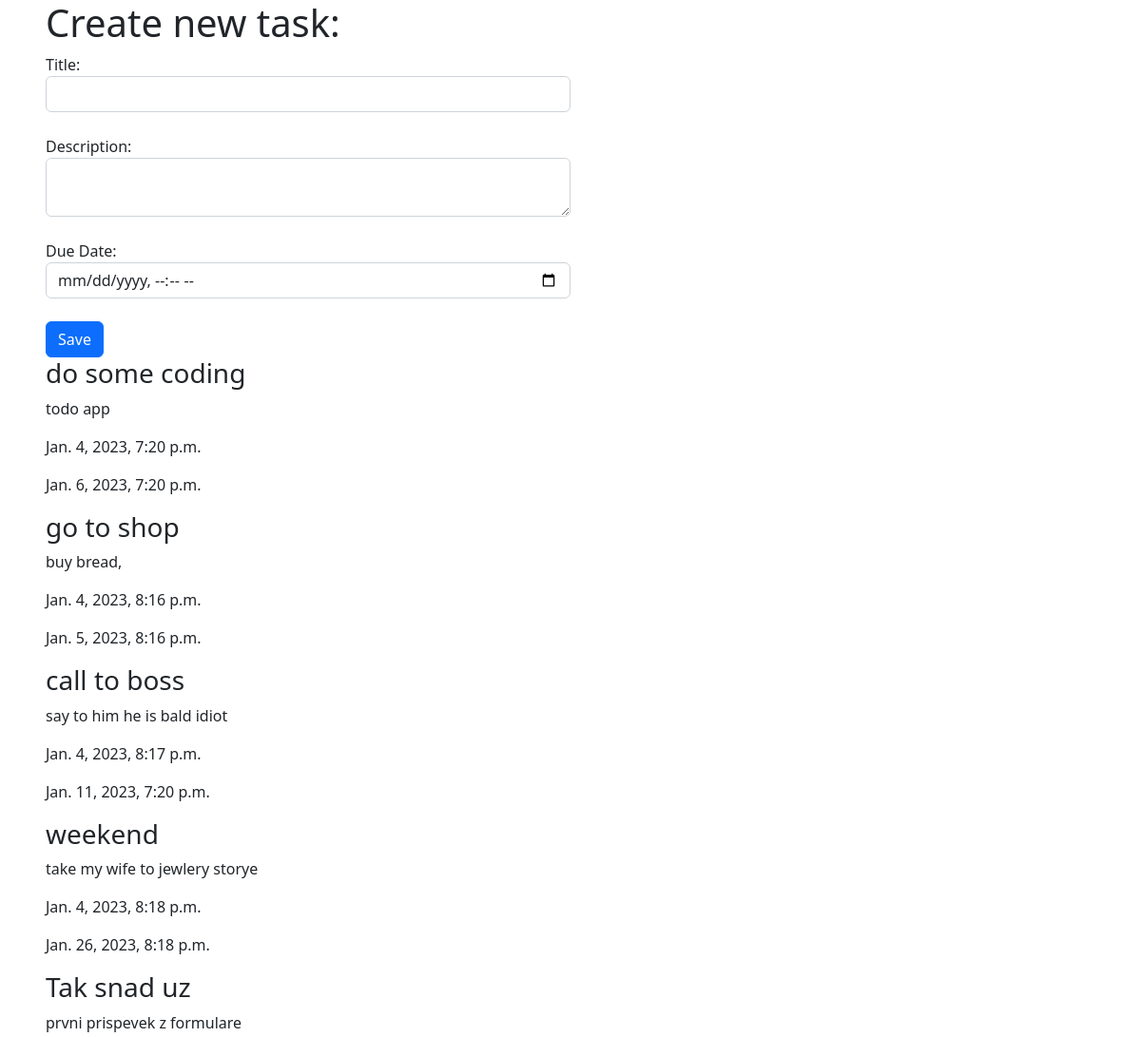
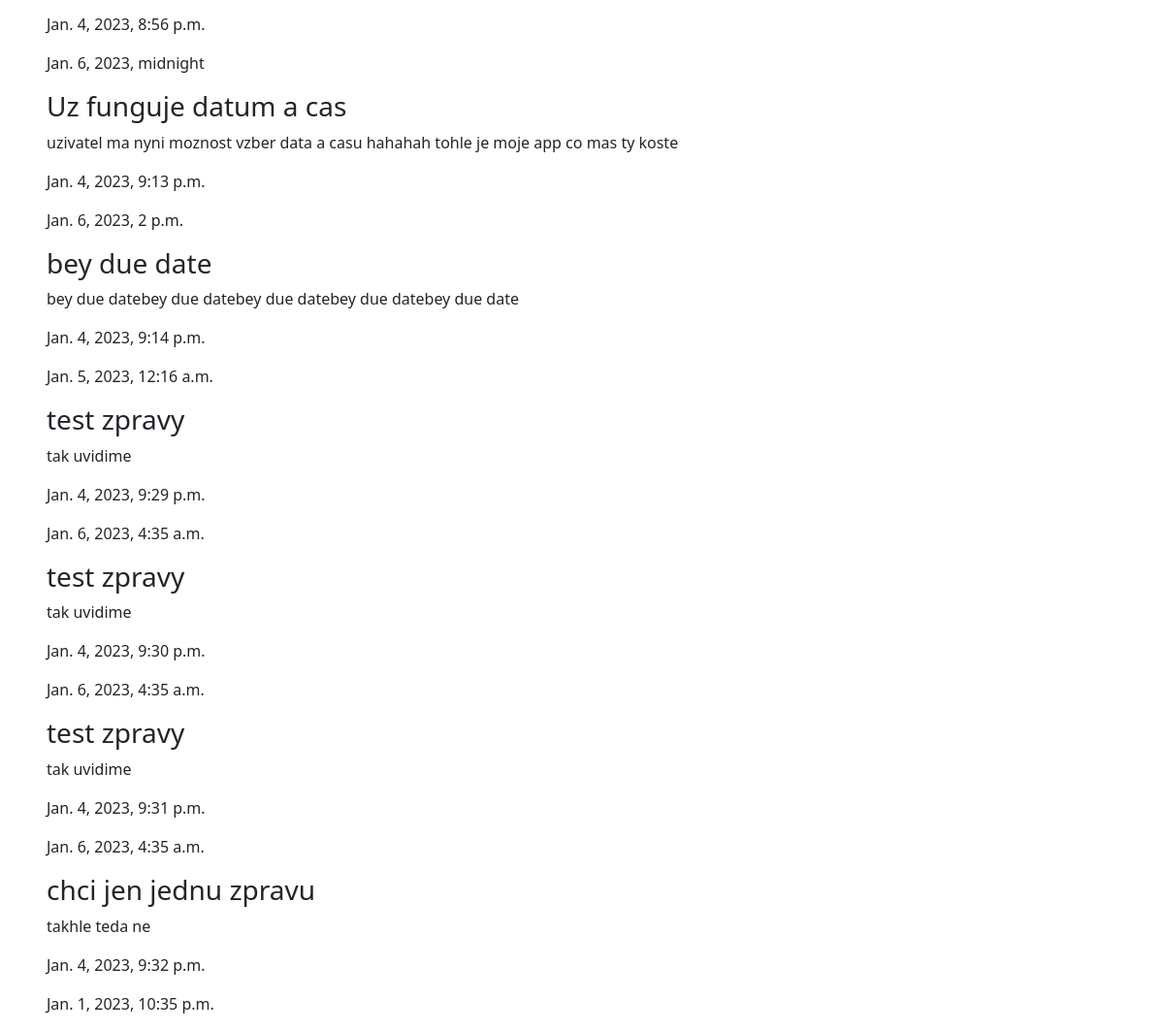
Before: / with the older database file (2 pictures, top to bottom).
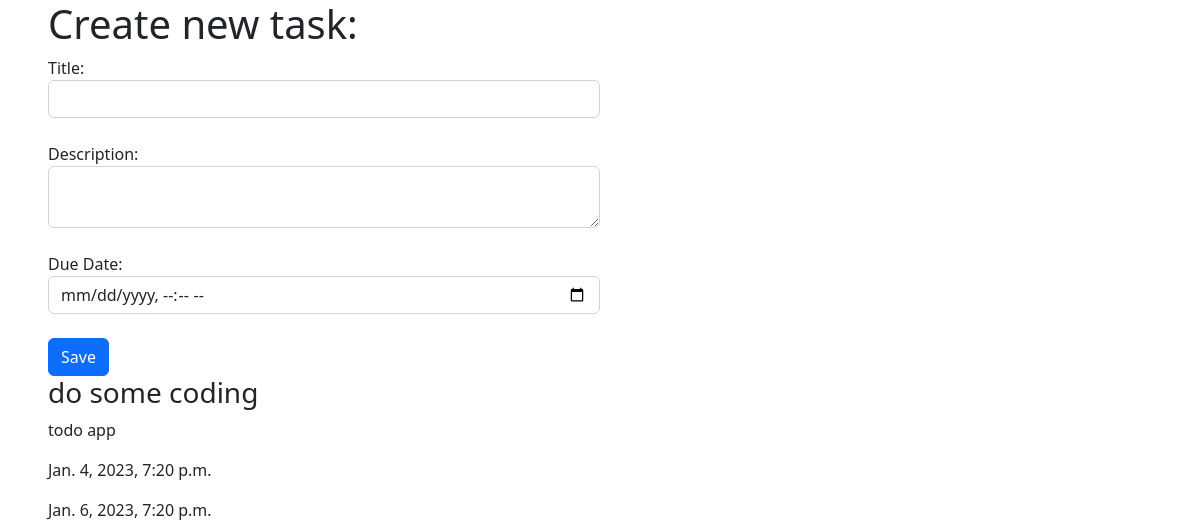
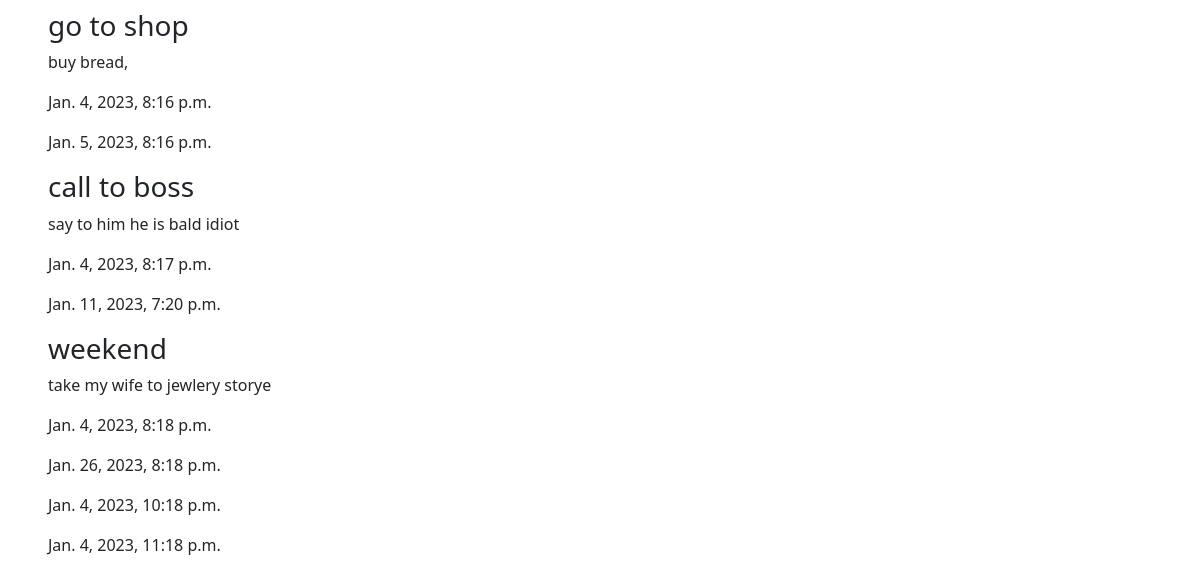
After: the same page with the newer database file (2 pictures, top to bottom).
### main/models.py (models this page shows, shortened)
class Task(models.Model):
    title = models.CharField(max_length=50)
    desc = models.CharField(max_length=500)
    complete = models.BooleanField(default=False)
    created = models.DateTimeField(auto_now_add=True)
    due = models.DateTimeField(auto_now_add=False, auto_now=False, blank=True, null=True)

### main/views.py (the view, shortened to what this page needs)
# urls.py: path('', views.index, name='index'),
def index(request):
    tasks = Task.objects.all()
    return render(request, 'index.html', {"tasks":tasks})

### main/templates/index.html (shortened to what this page needs)
{% extends 'base.html'%}
    {% block content%}
    <div class="container-fluid px-5">
<div class="w-50">
<h1>Create new task:</h1>
  <form method="post">
    <label for="title">Title:</label><br>
    <input type="text" id="title" name="title" class="form-control"><br>
    <label for="desc">Description:</label><br>
    <textarea id="desc" name="desc" class="form-control"></textarea><br>
    <label for="due">Due Date:</label><br>
    <input type="datetime-local" id="due" name="due" class="form-control"><br>
    <input type="submit" value="Save" class="btn btn-primary">
  </form>
</div>
<div>
    {% for task in tasks %}
    <h3>{{task.title}}</h3>
    <p>{{task.desc}}</p>
    <p>{{task.created}}</p>
    <p>{{task.due}}</p>
    {% endfor%}
</div>
</div>
    {% endblock content %}

### main/templates/base.html (shortened to what this page needs)
<!DOCTYPE html>
<html lang="en">
<head>
    <link href="https://cdn.jsdelivr.net/npm/bootstrap@5.2.3/dist/css/bootstrap.min.css" rel="stylesheet">
</head>
<body>
    {%  block content%}{% endblock%}
</body>
</html>

Changed rows visible on the page:
removed Task: title "Tak snad uz", desc "prvni prispevek z formulare", created "Jan. 4, 2023, 8:56 p.m.", due "Jan. 6, 2023, midnight"
removed Task: title "Uz funguje datum a cas", desc "uzivatel ma nyni moznost vzber data a casu hahahah tohle je moje app co mas ty koste", created "Jan. 4, 2023, 9:13 p.m.", due "Jan. 6, 2023, 2 p.m."
removed Task: title "bey due date", desc "bey due datebey due datebey due datebey due datebey due date", created "Jan. 4, 2023, 9:14 p.m.", due "Jan. 5, 2023, 12:16 a.m."
removed Task: title "test zpravy", desc "tak uvidime", created "Jan. 4, 2023, 9:29 p.m.", due "Jan. 6, 2023, 4:35 a.m."
removed Task: title "test zpravy", desc "tak uvidime", created "Jan. 4, 2023, 9:30 p.m.", due "Jan. 6, 2023, 4:35 a.m."
removed Task: title "test zpravy", desc "tak uvidime", created "Jan. 4, 2023, 9:31 p.m.", due "Jan. 6, 2023, 4:35 a.m."
removed Task: title "chci jen jednu zpravu", desc "takhle teda ne", created "Jan. 4, 2023, 9:32 p.m.", due "Jan. 1, 2023, 10:35 p.m."
added Task: created "Jan. 4, 2023, 10:18 p.m.", due "Jan. 4, 2023, 11:18 p.m."
